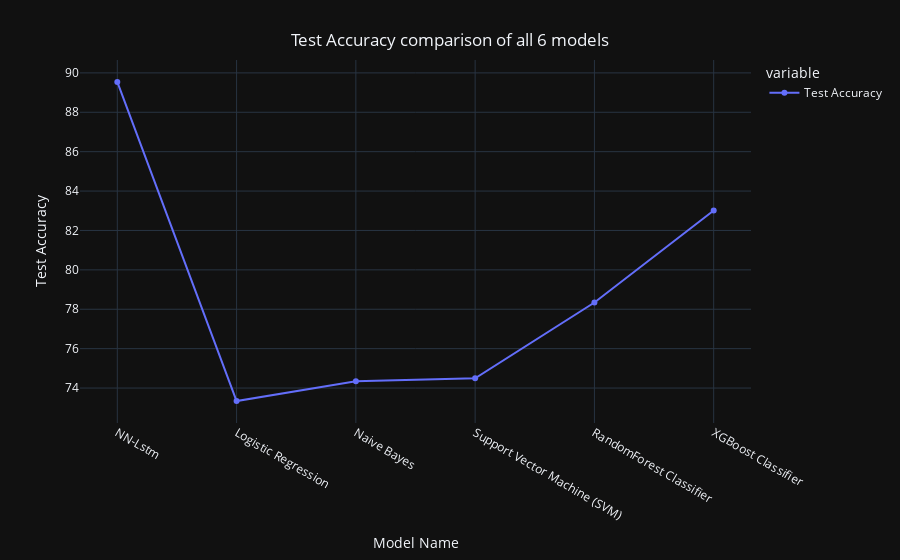

The code cell stored with this chart in its notebook:
### Markdown cell above
## Test Accuracies Comparison

### Code cell
results = pd.DataFrame(data  = [accuracy*100] , columns =["NN-Lstm"] , index = ["Test Accuracy"])
results['Logistic Regression'] = lr.score(X_test,y_test)*100
results['Naive Bayes'] = nb.score(X_test,y_test)*100
results['Support Vector Machine (SVM)'] = svm.score(X_test,y_test)*100
results['RandomForest Classifier'] = rfc.score(X_test,y_test)*100
results['XGBoost Classifier'] = xgb.score(X_test,y_test)*100
results = results.transpose()
x = px.line(data_frame= results, y = ["Test Accuracy"] ,markers = True  )
x.update_xaxes(title="Model Name")
x.update_yaxes(title = "Test Accuracy")
x.update_layout(showlegend = True,
    title = {
        'text': 'Test Accuracy comparison of all 6 models',
        'y':0.94,'x':0.5,'xanchor': 'center','yanchor': 'top'})
x.show()

### Figure 1 — Plotly figure (JSON) as saved in the notebook; plotly's stock layout.template omitted (floating-point values rounded to 4 significant figures)
{"data": [{"hovertemplate": "variable=Test Accuracy<br>index=%{x}<br>value=%{y}<extra></extra>", "legendgroup": "Test Accuracy", "line": {"color": "#636efa", "dash": "solid"}, "marker": {"symbol": "circle"}, "mode": "lines+markers", "name": "Test Accuracy", "orientation": "v", "showlegend": true, "x": ["NN-Lstm", "Logistic Regression", "Naive Bayes", "Support Vector Machine (SVM)", "RandomForest Classifier", "XGBoost Classifier"], "xaxis": "x", "y": [89.54, 73.34, 74.35, 74.5, 78.34, 83.01], "yaxis": "y", "type": "scatter"}], "layout": {"xaxis": {"anchor": "y", "domain": [0.0, 1.0], "title": {"text": "Model Name"}}, "yaxis": {"anchor": "x", "domain": [0.0, 1.0], "title": {"text": "Test Accuracy"}}, "legend": {"title": {"text": "variable"}, "tracegroupgap": 0}, "margin": {"t": 60}, "title": {"text": "Test Accuracy comparison of all 6 models", "y": 0.94, "x": 0.5, "xanchor": "center", "yanchor": "top"}, "showlegend": true}}
